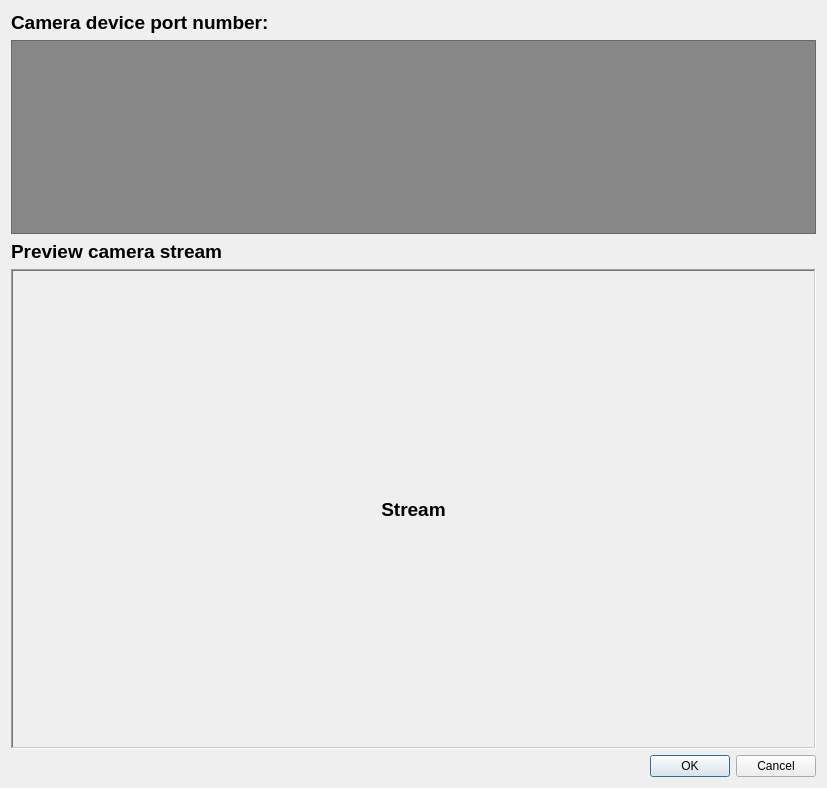
<?xml version="1.0" encoding="UTF-8"?>
<ui version="4.0">
 <class>Dialog</class>
 <widget class="QDialog" name="Dialog">
  <property name="windowModality">
   <enum>Qt::WindowModal</enum>
  </property>
  <property name="geometry">
   <rect>
    <x>0</x>
    <y>0</y>
    <width>827</width>
    <height>788</height>
   </rect>
  </property>
  <property name="windowTitle">
   <string>Camera source</string>
  </property>
  <layout class="QVBoxLayout" name="verticalLayout">
   <item>
    <widget class="QLabel" name="label">
     <property name="font">
      <font>
       <pointsize>14</pointsize>
       <weight>75</weight>
       <bold>true</bold>
      </font>
     </property>
     <property name="layoutDirection">
      <enum>Qt::LeftToRight</enum>
     </property>
     <property name="text">
      <string>Camera device port number:</string>
     </property>
    </widget>
   </item>
   <item>
    <widget class="QListWidget" name="camera_source_list">
     <property name="font">
      <font>
       <pointsize>14</pointsize>
       <weight>75</weight>
       <bold>true</bold>
      </font>
     </property>
     <property name="styleSheet">
      <string notr="true">background-color: rgb(135, 135, 135);
color: rgb(239, 239, 239);</string>
     </property>
    </widget>
   </item>
   <item>
    <widget class="QLabel" name="label_2">
     <property name="font">
      <font>
       <pointsize>14</pointsize>
       <weight>75</weight>
       <bold>true</bold>
      </font>
     </property>
     <property name="text">
      <string>Preview camera stream</string>
     </property>
    </widget>
   </item>
   <item>
    <widget class="QLabel" name="preview_cam_img">
     <property name="sizePolicy">
      <sizepolicy hsizetype="Preferred" vsizetype="MinimumExpanding">
       <horstretch>0</horstretch>
       <verstretch>0</verstretch>
      </sizepolicy>
     </property>
     <property name="minimumSize">
      <size>
       <width>0</width>
       <height>480</height>
      </size>
     </property>
     <property name="font">
      <font>
       <pointsize>14</pointsize>
       <weight>75</weight>
       <bold>true</bold>
      </font>
     </property>
     <property name="frameShape">
      <enum>QFrame::WinPanel</enum>
     </property>
     <property name="frameShadow">
      <enum>QFrame::Sunken</enum>
     </property>
     <property name="text">
      <string>Stream</string>
     </property>
     <property name="alignment">
      <set>Qt::AlignCenter</set>
     </property>
    </widget>
   </item>
   <item>
    <widget class="QDialogButtonBox" name="buttonBox">
     <property name="layoutDirection">
      <enum>Qt::LeftToRight</enum>
     </property>
     <property name="orientation">
      <enum>Qt::Horizontal</enum>
     </property>
     <property name="standardButtons">
      <set>QDialogButtonBox::Cancel|QDialogButtonBox::Ok</set>
     </property>
    </widget>
   </item>
  </layout>
 </widget>
 <resources/>
 <connections>
  <connection>
   <sender>buttonBox</sender>
   <signal>accepted()</signal>
   <receiver>Dialog</receiver>
   <slot>accept()</slot>
   <hints>
    <hint type="sourcelabel">
     <x>248</x>
     <y>254</y>
    </hint>
    <hint type="destinationlabel">
     <x>157</x>
     <y>274</y>
    </hint>
   </hints>
  </connection>
  <connection>
   <sender>buttonBox</sender>
   <signal>rejected()</signal>
   <receiver>Dialog</receiver>
   <slot>reject()</slot>
   <hints>
    <hint type="sourcelabel">
     <x>316</x>
     <y>260</y>
    </hint>
    <hint type="destinationlabel">
     <x>286</x>
     <y>274</y>
    </hint>
   </hints>
  </connection>
 </connections>
</ui>
